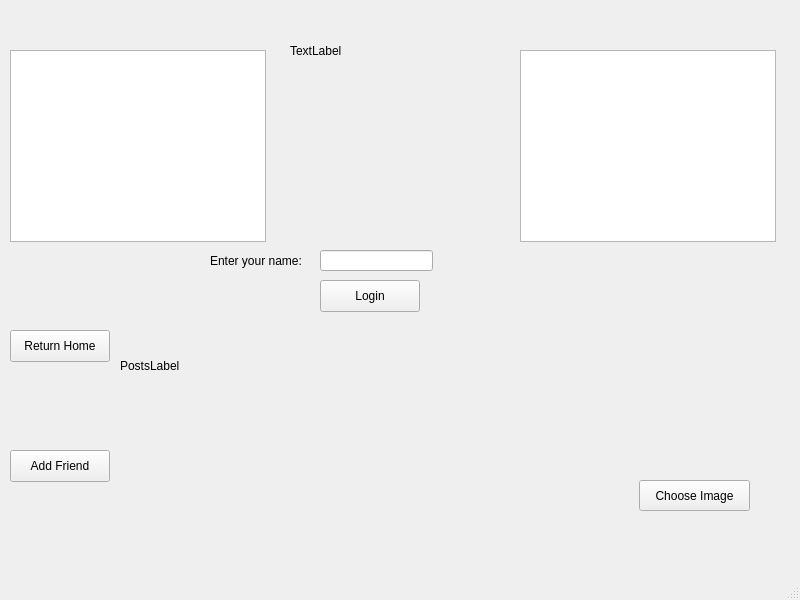
<?xml version="1.0" encoding="UTF-8"?>
<ui version="4.0">
 <class>socialnetwork</class>
 <widget class="QMainWindow" name="socialnetwork">
  <property name="geometry">
   <rect>
    <x>0</x>
    <y>0</y>
    <width>800</width>
    <height>600</height>
   </rect>
  </property>
  <property name="windowTitle">
   <string>socialnetwork</string>
  </property>
  <property name="dockNestingEnabled">
   <bool>false</bool>
  </property>
  <widget class="QWidget" name="centralwidget">
   <widget class="QPushButton" name="myLoginButton">
    <property name="geometry">
     <rect>
      <x>320</x>
      <y>280</y>
      <width>100</width>
      <height>32</height>
     </rect>
    </property>
    <property name="text">
     <string>Login</string>
    </property>
   </widget>
   <widget class="QLineEdit" name="myLoginLine">
    <property name="geometry">
     <rect>
      <x>320</x>
      <y>250</y>
      <width>113</width>
      <height>21</height>
     </rect>
    </property>
    <property name="text">
     <string/>
    </property>
   </widget>
   <widget class="QLabel" name="label">
    <property name="enabled">
     <bool>true</bool>
    </property>
    <property name="geometry">
     <rect>
      <x>210</x>
      <y>250</y>
      <width>101</width>
      <height>21</height>
     </rect>
    </property>
    <property name="text">
     <string>Enter your name: </string>
    </property>
   </widget>
   <widget class="QTableWidget" name="friendTable">
    <property name="geometry">
     <rect>
      <x>10</x>
      <y>50</y>
      <width>256</width>
      <height>192</height>
     </rect>
    </property>
    <property name="mouseTracking">
     <bool>false</bool>
    </property>
   </widget>
   <widget class="QLabel" name="myProfileLabel">
    <property name="geometry">
     <rect>
      <x>290</x>
      <y>20</y>
      <width>271</width>
      <height>61</height>
     </rect>
    </property>
    <property name="text">
     <string>TextLabel</string>
    </property>
   </widget>
   <widget class="QPushButton" name="backButton">
    <property name="geometry">
     <rect>
      <x>10</x>
      <y>330</y>
      <width>100</width>
      <height>32</height>
     </rect>
    </property>
    <property name="text">
     <string>Return Home</string>
    </property>
   </widget>
   <widget class="QLabel" name="postsLabel">
    <property name="geometry">
     <rect>
      <x>120</x>
      <y>260</y>
      <width>671</width>
      <height>211</height>
     </rect>
    </property>
    <property name="text">
     <string>PostsLabel</string>
    </property>
   </widget>
   <widget class="QPushButton" name="addFriendButton">
    <property name="geometry">
     <rect>
      <x>10</x>
      <y>450</y>
      <width>100</width>
      <height>32</height>
     </rect>
    </property>
    <property name="text">
     <string>Add Friend</string>
    </property>
   </widget>
   <widget class="QTableWidget" name="suggestFriendsTable">
    <property name="geometry">
     <rect>
      <x>520</x>
      <y>50</y>
      <width>256</width>
      <height>192</height>
     </rect>
    </property>
   </widget>
   <widget class="QPushButton" name="avatarButton">
    <property name="geometry">
     <rect>
      <x>639</x>
      <y>480</y>
      <width>111</width>
      <height>31</height>
     </rect>
    </property>
    <property name="text">
     <string>Choose Image</string>
    </property>
   </widget>
   <widget class="QLabel" name="labelImage">
    <property name="geometry">
     <rect>
      <x>290</x>
      <y>90</y>
      <width>91</width>
      <height>81</height>
     </rect>
    </property>
    <property name="text">
     <string/>
    </property>
   </widget>
   <zorder>myLoginButton</zorder>
   <zorder>label</zorder>
   <zorder>myLoginLine</zorder>
   <zorder>friendTable</zorder>
   <zorder>myProfileLabel</zorder>
   <zorder>backButton</zorder>
   <zorder>postsLabel</zorder>
   <zorder>addFriendButton</zorder>
   <zorder>suggestFriendsTable</zorder>
   <zorder>avatarButton</zorder>
   <zorder>labelImage</zorder>
  </widget>
  <widget class="QMenuBar" name="menubar">
   <property name="geometry">
    <rect>
     <x>0</x>
     <y>0</y>
     <width>800</width>
     <height>24</height>
    </rect>
   </property>
  </widget>
  <widget class="QStatusBar" name="statusbar"/>
 </widget>
 <resources/>
 <connections/>
</ui>
